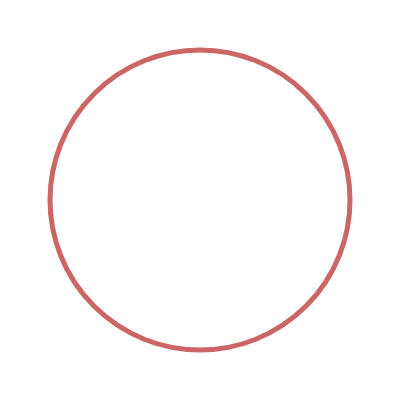
Frame 1 (no input)
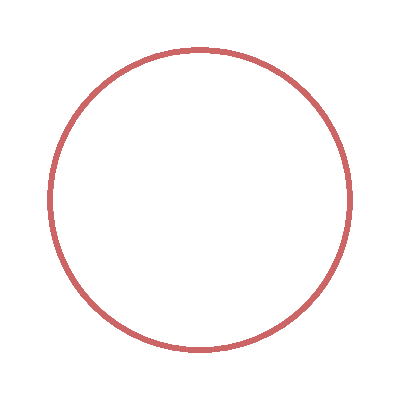
Frame 60 (no input)
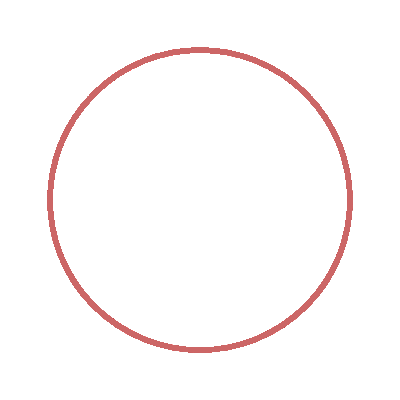
Frame 120 (the mouse pressed at the canvas centre since frame 60)

The p5.js sketch that drew these frames (run headless with seeded random() and noise() and a simulated clock; from frame 60 on, the mouse is pressed at the canvas centre):

// p5.js sketch
// ── sketch.js
let hue
let diameter
let angle

function setup() {
  createCanvas(400, 400);
  colorMode(HSB, 360, 100, 100)
  angleMode(DEGREES)
  hue = 0
}

function draw() {
  strokeWeight(5)
  noFill()
  stroke(hue, 50, 80)
  ellipse(200, 200, 300)
}
